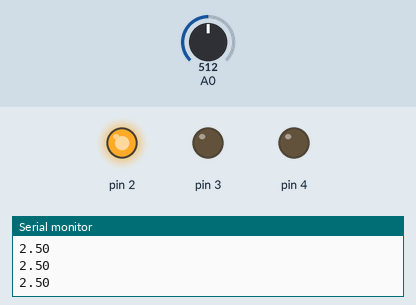
This sketch was run on a simulated Arduino Uno, built with avr-gcc and run on an emulated ATmega328P. Parts: output pins drawn as LEDs (lit = HIGH), the last lines printed to the serial monitor. The test bench sets the inputs (shaded band); at power-on: A0 = 512.

Above: at 1.2 s.
1.3 s: A0 set to 582
2.8 s: A0 set to 608
At 4.0 s:
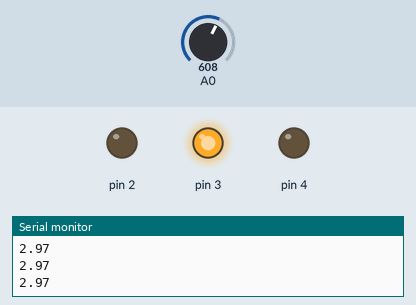
4.3 s: A0 set to 740
5.8 s: A0 set to 765
At 6.6 s:
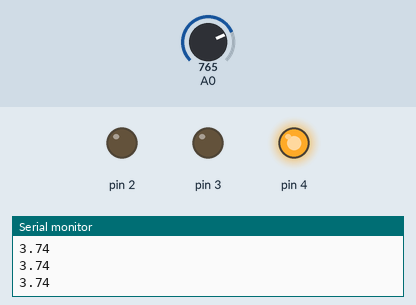
7.3 s: A0 set to 716
At 7.6 s:
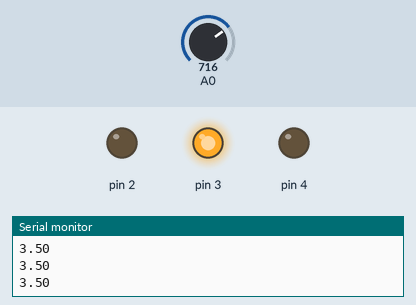
8.8 s: A0 set to 900
At 9.9 s:
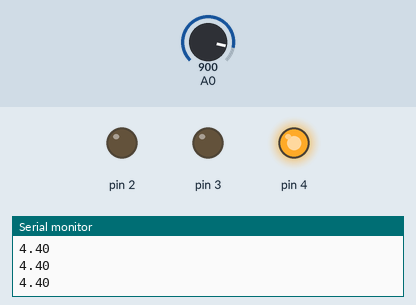
Timing chart, 0 to 11.3 s (numbered marks = the images above; inputs shaded):
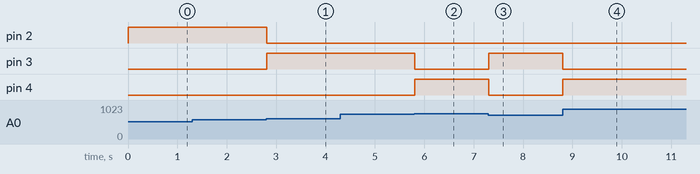

The sketch:

Pastedasalways.ino
```cpp
void setup() {
  Serial.begin(9600);
  pinMode(2, OUTPUT);
  pinMode(3, OUTPUT);
  pinMode(4, OUTPUT);
}

void loop() {
  int sensorValue = analogRead(A0);
  float voltage = sensorValue * (5.0 / 1023.0);
  Serial.println(voltage);

  if (voltage < 2.9) {
    digitalWrite(2, 1);
    digitalWrite(3, 0);
    digitalWrite(4, 0);
  } else if (voltage > 2.9 && voltage < 3.7) {
    digitalWrite(2, 0);
    digitalWrite(3, 1);
    digitalWrite(4, 0);
  } else if (voltage > 3.7) {
    digitalWrite(2, 0);
    digitalWrite(3, 0);
    digitalWrite(4, 1);
  }
}
```

Measured:
- the behaviour switches between 593 and 594 on A0 (found by bisection; images 0 and 1)
- the behaviour switches between 757 and 758 on A0 (found by bisection; images 1 and 2)
- after the input at 2.8 s, pin 2: HIGH → LOW at once; pin 3: LOW → HIGH at once
- after the input at 5.8 s, pin 3: HIGH → LOW at once; pin 4: LOW → HIGH at once
- after the input at 7.3 s, pin 3: LOW → HIGH at once; pin 4: HIGH → LOW at once
- after the input at 8.8 s, pin 3: HIGH → LOW at once; pin 4: LOW → HIGH at once
